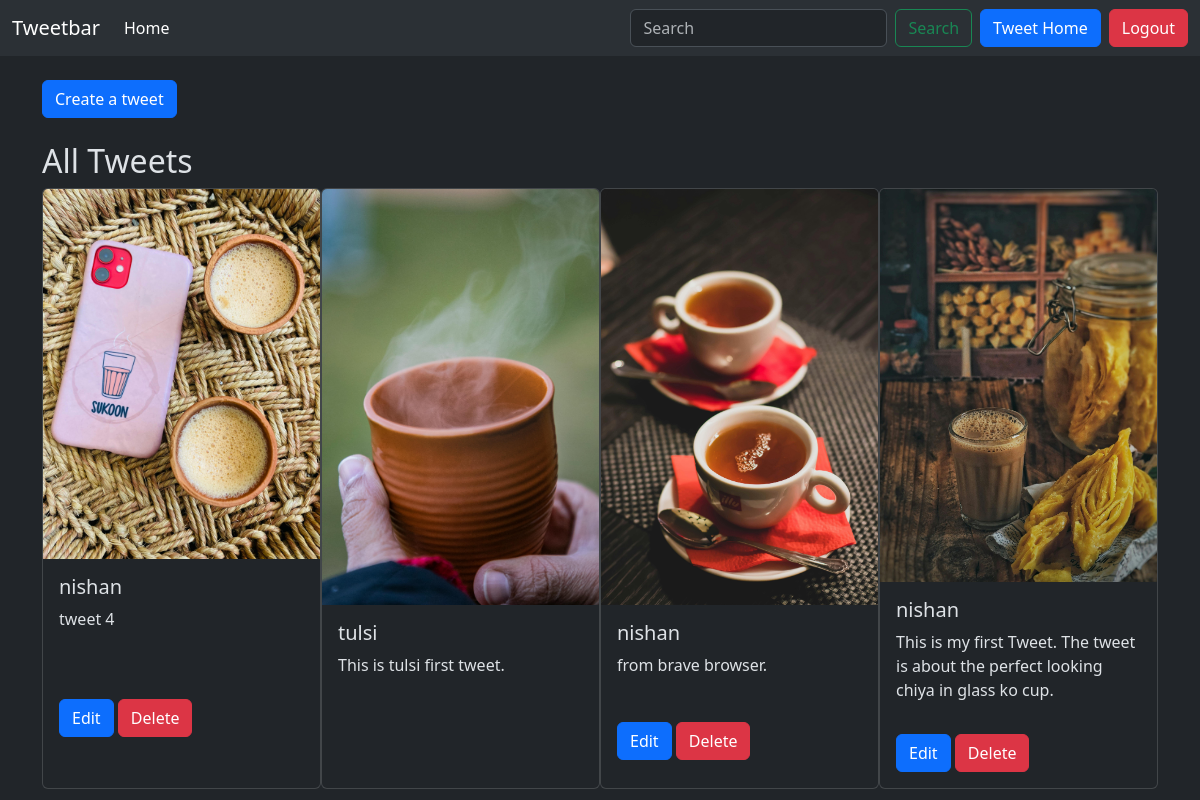
The page /tweet/ (signed in) on the database its author committed.
### tweet/models.py (models this page shows, shortened)
class Tweet(models.Model):
    user = models.ForeignKey(User, on_delete=models.CASCADE)
    text = models.TextField(max_length=256)
    photo = models.ImageField(upload_to='photos/', blank=True, null=True)
    created_at = models.DateTimeField(auto_now_add=True)
    updated_ad = models.DateTimeField(auto_now=True)

### tweet/views.py (the view)
# urls.py: path('', views.all_tweets, name="all_tweets"),
def all_tweets(request):
    tweets = Tweet.objects.all().order_by('-created_at')
    return render(request, 'tweet/all_tweets.html', {'tweets': tweets})

### tweet/templates/tweet/all_tweets.html (shortened to what this page needs)
{% extends "layout.html" %}
{% block content %}
<a class="btn btn-primary mt-4 mb-4" href="{% url 'tweet' %}">Create a tweet</a>
<h2>All Tweets</h2>
<div class="all-tweets d-flex flex-row justify-content-evenly">
  {% for tweet in tweets %}
  <div class="card" style="width: 18rem;">
    <img class="card-img-top" src="{{tweet.photo.url}}" alt="Card image cap">
    <div class="card-body">
      <h5 class="card-title">{{tweet.user.username}}</h5>
      <p class="card-text">{{tweet.text}}</p>
    </div>
    <div class="card-body">
      {% if tweet.user == user %}
      <a href="{% url 'tweet_edit' tweet.id %}" class="btn btn-primary">Edit</a>
      <a href="{% url 'tweet_delete' tweet.id %}" class="btn btn-danger">Delete</a>
      {% endif %}
    </div>
  </div>
  {% endfor %}
</div>
{% endblock %}

### rows shown on the page
Tweet: photo (picture), user.username "nishan", text "tweet 4", shows "Edit"
Tweet: photo (picture), user.username "tulsi", text "This is tulsi first tweet."
Tweet: photo (picture), user.username "nishan", text "from brave browser.", shows "Edit"
Tweet: photo (picture), user.username "nishan", text "This is my first Tweet. The tweet is about the perfect looking chiya in glass ko cup.", shows "Edit"
